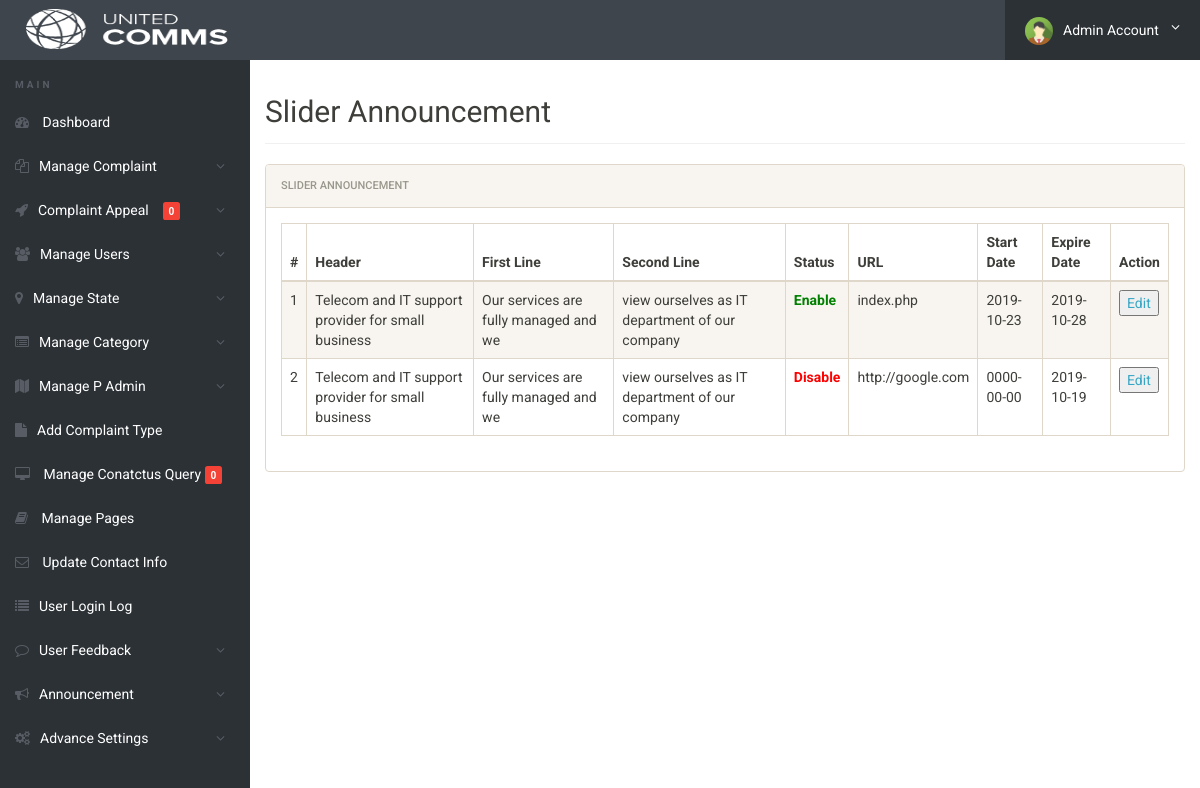
/admin/slider-banner.php (signed in), run on the app's committed database.
### tables this page shows
CREATE TABLE `genaralsetting` (
  `id` int(11) NOT NULL,
  `setting_name` varchar(250) NOT NULL,
  `setting_description` varchar(999) NOT NULL
);

CREATE TABLE `sliderbanner` (
  `id` int(11) NOT NULL,
  `header` varchar(255) NOT NULL,
  `firstline` varchar(255) NOT NULL,
  `secondline` varchar(255) NOT NULL,
  `link` varchar(255) NOT NULL,
  `buttonname` varchar(255) NOT NULL,
  `status` varchar(50) NOT NULL,
  `startdate` date DEFAULT NULL,
  `nodays` varchar(10) DEFAULT NULL,
  `expire` date DEFAULT NULL
);

### admin/slider-banner.php (the view, shortened to what this page needs)
<?php
include('../config/config.php');
if(strlen($_SESSION['alogin'])==0)
	{
header('location:index.php');
}
else{
?>
<!doctype html>
<html lang="en" class="no-js">
<head>
	<link rel="stylesheet" href="css/font-awesome.min.css">
	<link rel="stylesheet" href="css/bootstrap.min.css">
	<link rel="stylesheet" href="css/dataTables.bootstrap.min.css">
	<link rel="stylesheet" href="css/bootstrap-social.css">
	<link rel="stylesheet" href="css/bootstrap-select.css">
	<link rel="stylesheet" href="css/fileinput.min.css">
	<link rel="stylesheet" href="css/awesome-bootstrap-checkbox.css">
	<link rel="stylesheet" href="css/style.css">
</head>
<body>
	<?php include('includes/header.php');?>
	<div class="ts-main-content">
		<?php include('includes/leftbar.php');?>
		<div class="content-wrapper">
			<div class="container-fluid">
				<div class="row">
					<div class="col-md-12">
							<h2 class="page-title">Slider Announcement</h2>
										<div class="panel panel-default">
							<div class="panel-heading">Slider Announcement</div>
							<div class="panel-body">
								<table  class="display table table-striped table-bordered table-hover" cellspacing="0" width="100%">
									<thead>
										<tr>
											<th>#</th>
											<th>Header</th>
											<th>First Line</th>
											<th>Second Line</th>
											<th>Status</th>
											<th>URL</th>
											<th>Start Date</th>
											<th>Expire Date</th>
											<th>Action</th>
										</tr>
									</thead>
									<tbody>
<?php $query=mysqli_query($con,"select * from sliderbanner");
$cnt=1;
while($row=mysqli_fetch_array($query))
{
?>
										<tr>
											<td><?php echo htmlentities($cnt);?></td>
											<td><?php echo htmlentities($row['header']);?></td>
											<td><?php echo htmlentities($row['firstline']);?></td>
											<td> <?php echo htmlentities($row['secondline']);?></td>
											<?php
												$status	= $row['status'];
												if($status==1)
											{?>
											<td style="color: green"><b>Enable</b></td><?php } else {?>
											<td style="color: red"><b>Disable</b></td><?php } ?>
											<td><?php echo htmlentities($row['link']);?></td>
											<td><?php echo htmlentities($row['startdate']);?></td>
											<td><?php echo htmlentities($row['expire']);?></td>
											<td>
											<a href="edit-slider-banner.php?id=<?php echo $row['id']?>" ><button type="button">Edit</button></a></td>
										</tr>
										<?php $cnt=$cnt+1; } ?>
								</table>
							</div>
						</div>
									</div>
								</div>
							</div>
						</div>
					</div>
</body>
</html>
<?php } ?>

### admin/includes/header.php (shortened to what this page needs)
<div class="brand clearfix">
	<?php $query=mysqli_query($con,"select setting_description from genaralsetting where id=4");
                while($row=mysqli_fetch_array($query))
                {
                ?>
                <?php $logophoto=$row['setting_description'];
                if($logophoto==""):
                ?>
                <a href="dashboard.php">&nbsp;&nbsp;&nbsp;&nbsp;&nbsp;<img src="../images/logo/logo.png" alt="" class="header" /></a>
                <?php else:?>
                <a href="dashboard.php">&nbsp;&nbsp;&nbsp;&nbsp;&nbsp;<img src="../images/logo/<?php echo htmlentities($logophoto);?>" alt="" class="header"/></a>&nbsp;
                <?php endif;?><?php } ?>
		<ul class="ts-profile-nav">
			<li class="ts-account">
				<a href="#"><img src="img/ts-avatar.jpg" class="ts-avatar hidden-side" alt="">Admin Account <i class="fa fa-angle-down hidden-side"></i></a>
			</li>
		</ul>
	</div>

### admin/css/style.css (style rules this page uses)
html { font-size: 14px; }
@media only screen and (min-width: 480px) { html { font-size: 17px; } }
@media only screen and (min-width: 768px) { html { font-size: 14px; } }
@media only screen and (min-width: 600px) { img.header { padding: 6px; width: 100px; height: 58px; } }
@media only screen and (min-width: 768px) { img.header { padding: 6px; width: 100px; height: 58px; } }
@media only screen and (min-width: 992px) { img.header { padding: 9px; width: 220px; height: 58px; } }
@media only screen and (min-width: 1200px) { img.header { padding: 9px; width: 220px; height: 58px; } }
body { font-size: 1em; }
a { color: #37a6c4; }
.panel { overflow: hidden; }
ul, li { margin: 0; padding: 0; list-style: none; }
.page-title { padding-bottom: 15px; margin-bottom: 20px; border-bottom: 1px solid #f0f0f0; }
.brand { background: #3e454c; position: relative; z-index: 3; position: fixed; width: 100%; top: 0; }
.brand .ts-profile-nav { float: right; display: none; }
.brand .ts-profile-nav li { float: left; position: relative; }
.brand .ts-profile-nav li a { display: block; padding: 20px; color: #fff; }
.brand .ts-profile-nav .ts-account .fa-angle-down { float: right; }
.brand .ts-profile-nav .ts-account > a { width: 195px; background: #2c3136; }
.brand .ts-profile-nav .ts-account .ts-avatar { border-radius: 50%; height: 28px; margin: -10px 0; margin-right: 10px; }
@media only screen and (min-width: 992px) { .brand .ts-profile-nav { display: block; } }
.ts-main-content .content-wrapper { padding-top: 15px; margin-top: 60px; }
@media only screen and (min-width: 992px) { .ts-main-content .content-wrapper { margin-left: 250px; } }

### data on the page
genaralsetting: setting_description (picture)
sliderbanner: header "Telecom and IT support provider for small business", firstline "Our services are fully managed and we", secondline "view ourselves as IT department of our company", status "Enable", link "index.php", startdate "2019-10-23", expire "2019-10-28"
sliderbanner: header "Telecom and IT support provider for small business", firstline "Our services are fully managed and we", secondline "view ourselves as IT department of our company", status "Disable", link "http://google.com", startdate "0000-00-00", expire "2019-10-19"

### other printed values
$num1 "0"
